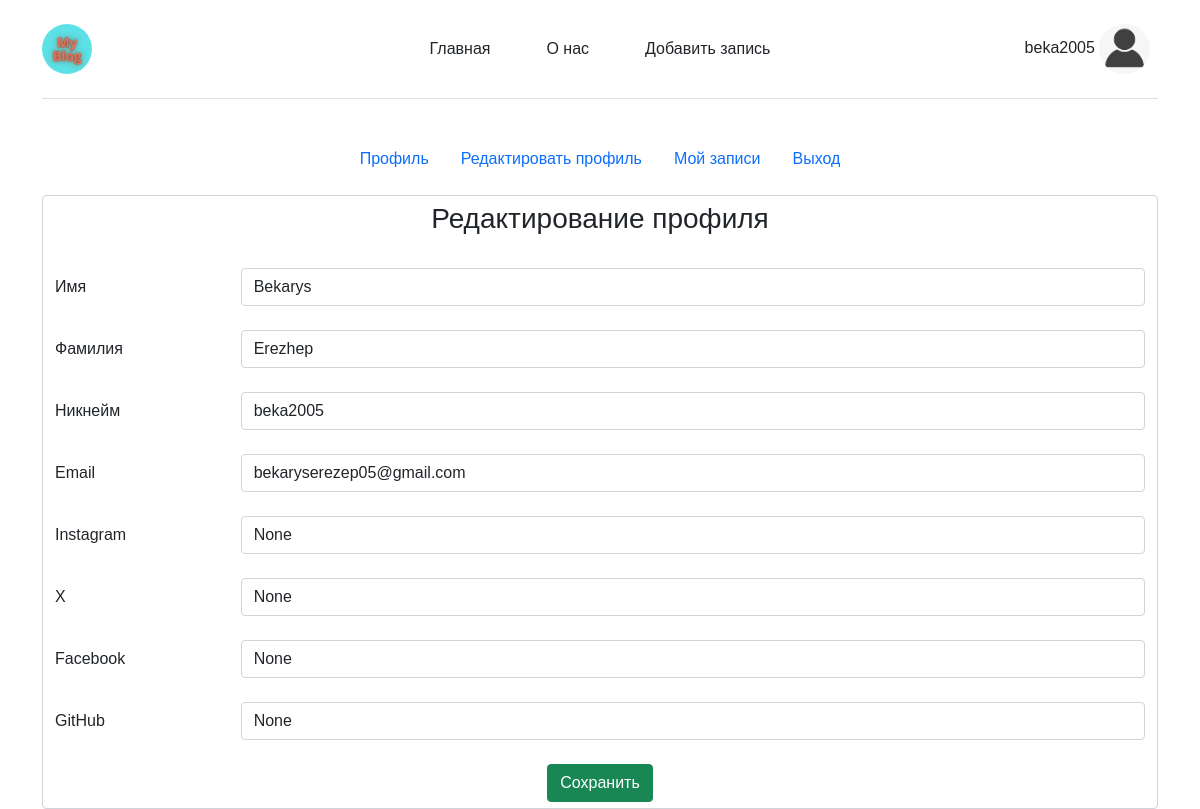
Page /edit_profile (signed in) on the committed database.
### app.py (models this page shows)
class UserInfo(db.Model, UserMixin):
    id = db.Column(db.Integer, primary_key=True)
    first_name = db.Column(db.String(100), nullable=False)
    last_name = db.Column(db.String(100), nullable=False)
    username = db.Column(db.String(100), unique=True, nullable=False)
    email = db.Column(db.String(120), unique=True, nullable=False)
    password = db.Column(db.String(300), nullable=False)
    instagram = db.Column(db.String(255))  # URL социальных сетей (может быть JSON или текстовым полем)
    x = db.Column(db.String(255))
    facebook = db.Column(db.String(255))
    github = db.Column(db.String(255))
    active = db.Column(db.Boolean, default=False)  # Поле "активный"
    created_at = db.Column(db.DateTime, default=datetime.utcnow)  # Поле "дата создания"
    last_active_at = db.Column(db.DateTime, default=datetime.utcnow, onupdate=datetime.utcnow)  # Поле "последнее время активности"
    articles = db.relationship('Article', backref='author', lazy=True)

### app.py (the view, shortened to what this page needs)
@app.route('/edit_profile', methods=['GET', 'POST'])
@login_required
def edit_profile():
    return render_template('edit_profile.html')

### app.py (called while the page is built)
@login_manager.user_loader
def load_user(user_id):
    return UserInfo.query.get(int(user_id))

### templates/edit_profile.html (shortened to what this page needs)
{% extends 'base.html' %}
{% block content %}
    {% include 'nav_in.html' %}
    <form method = 'POST' class="form-control" enctype="multipart/form-data">
        <h3 class="text-center">Редактирование профиля</h3><br>
        <div class="form-group row">
            <label for="first_name" class="col-sm-2 col-form-label">Имя</label>
            <div class="col-sm-10">
              <input type="text" class="form-control" id="first_name" name="first_name" value="{{ current_user.first_name }}">
            </div>
          </div>
          <br>
          <div class="form-group row">
            <label for="last_name" class="col-sm-2 col-form-label">Фамилия</label>
            <div class="col-sm-10">
              <input type="text" class="form-control" id="last_name" name="last_name" value="{{ current_user.last_name }}">
            </div>
          </div>
          <br>
          <div class="form-group row">
            <label for="username" class="col-sm-2 col-form-label">Никнейм</label>
            <div class="col-sm-10">
              <input type="text" class="form-control" id="username" name="username" value="{{ current_user.username }}">
            </div>
          </div>
          <br>
          <div class="form-group row">
            <label for="email" class="col-sm-2 col-form-label">Email</label>
            <div class="col-sm-10">
              <input type="text" class="form-control" id="email" name="email" value="{{ current_user.email }}">
            </div>
          </div>
          <br>
          <div class="form-group row">
            <label for="instagram" class="col-sm-2 col-form-label">Instagram</label>
            <div class="col-sm-10">
              <input type="text" class="form-control" id="instagram" name="instagram" value="{{ current_user.instagram }}">
            </div>
          </div>
          <br>
          <div class="form-group row">
            <label for="x" class="col-sm-2 col-form-label">X</label>
            <div class="col-sm-10">
              <input type="text" class="form-control" id="x" name="x" value="{{ current_user.x }}">
            </div>
          </div>
          <br>
          <div class="form-group row">
            <label for="facebook" class="col-sm-2 col-form-label">Facebook</label>
            <div class="col-sm-10">
              <input type="text" class="form-control" id="facebook" name="facebook" value="{{ current_user.facebook }}">
            </div>
          </div>
          <br>
          <div class="form-group row">
            <label for="github" class="col-sm-2 col-form-label">GitHub</label>
            <div class="col-sm-10">
              <input type="text" class="form-control" id="github" name="github" value="{{ current_user.github }}">
            </div>
          </div>
          <br>
          <div class="d-flex justify-content-center">
            <button type="submit" class="btn btn-success">Сохранить</button>
          </div>
    </form>
{% endblock %}

### templates/base.html (shortened to what this page needs)
<!DOCTYPE html>
<html lang="ru">
<head>
    <link href="https://cdn.jsdelivr.net/npm/bootstrap@5.0.2/dist/css/bootstrap.min.css" rel="stylesheet">
    <link rel="stylesheet" href="{{ url_for('static', filename='css/main.css') }}">
</head>
<body>
    <div class="container">
        <header class="d-flex flex-wrap align-items-center justify-content-center justify-content-md-between py-3 mb-4 border-bottom">
          <a href="/" class="d-flex align-items-center col-md-3 mb-2 mb-md-0 text-dark text-decoration-none">
            <img class="logo1 bi me-2" height="50" src="{{ url_for('static', filename='img/my_blog.png') }}">
          </a>
          <ul class="nav col-12 col-md-auto mb-2 justify-content-center mb-md-0 nav-css">
            <li><a href="{{ url_for('home') }}" class="nav-link px-2 link-dark">Главная</a></li>
            <li><a href="{{ url_for('about') }}" class="nav-link px-2 link-dark">О нас</a></li>
            <li><a href="{{ url_for('add_post') }}" class="nav-link px-2 link-dark">Добавить запись</a></li>
          </ul>
          {% if not current_user.is_authenticated %}
          <div class="col-md-3 text-end">
            <a href="{{ url_for('login') }}" class="btn btn-outline-primary me-2">Войти</a>
            <a href="{{ url_for('register') }}" class="btn btn-outline-primary me-2">Регистрация</a>
          </div>
          {% else %}
          <div class="col-md-3 text-end">
            <a href="{{ url_for('profile', id = current_user.id) }}" class="nav-link px-2 link-dark">
              {{ current_user.username }}
              <img class="logo1" src="{{ url_for('static', filename='img/avatar.png') }}" alt="default-avatar" height="50">
          </a>
          </div>
          {% endif %}
        </header>
      </div>
    <div class="container">
        {% block content %}
        {% endblock %}
    </div>
</body>
</html>

### static/css/main.css (style rules this page uses)
.logo1 { border-radius: 50%; }
a { text-decoration: none; }
* { box-sizing: border-box; }
body { background-color: #fff; min-height: 100vh; font-family: "Fira Sans", sans-serif; }
.nav-css > li > a { margin: 0 20px; }

### rows in the picture
UserInfo: username "beka2005", first_name "Bekarys", last_name "Erezhep", email "bekaryserezep05@gmail.com", instagram "None", x "None", facebook "None", github "None"
